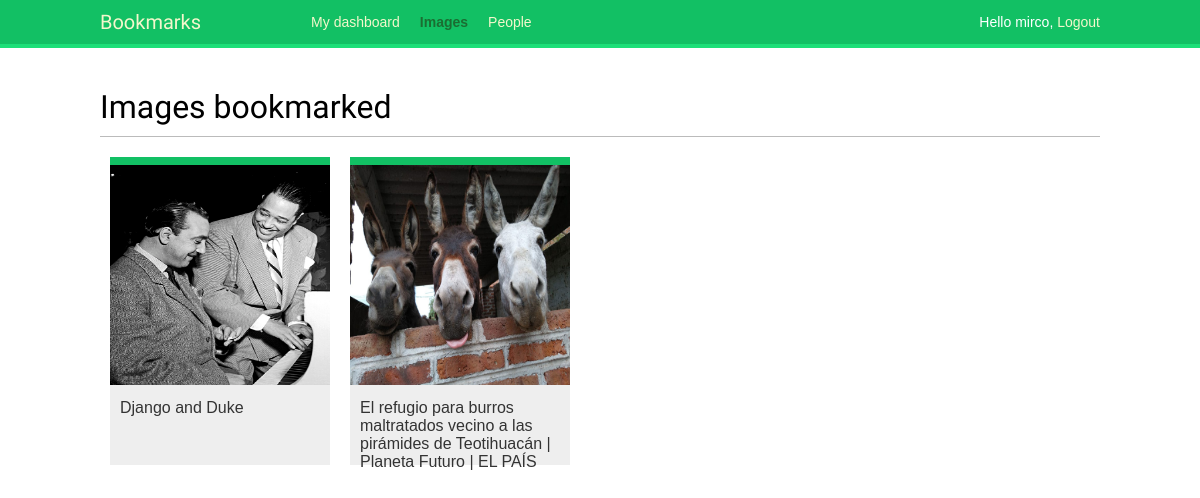
Page /images/ (signed in) on the earlier database version.
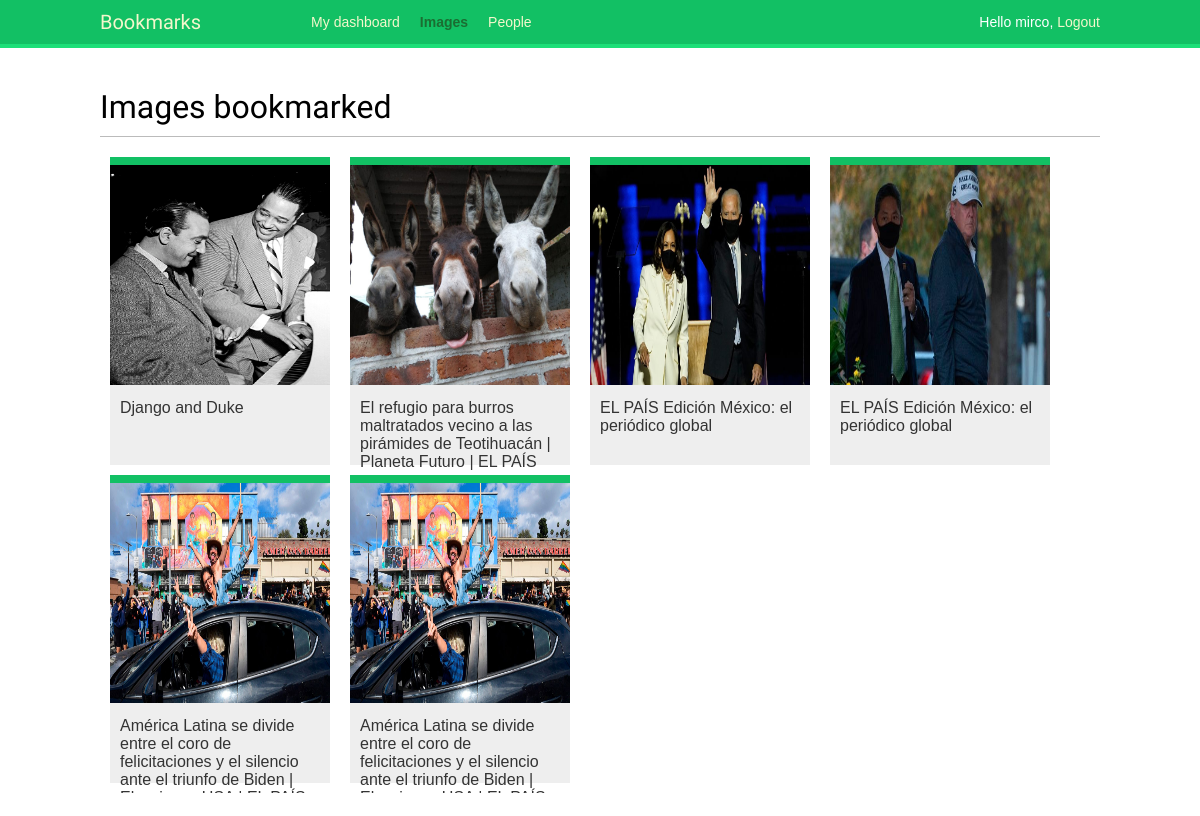
Same page on the later database version.
### images/models.py (models this page shows, shortened)
class Image(models.Model):
    user = models.ForeignKey(settings.AUTH_USER_MODEL,
                             related_name='images_created',
                             on_delete=models.CASCADE)
    title = models.CharField(max_length=200)
    slug = models.SlugField(max_length=200,
                            blank=True)
    url = models.URLField()
    image = models.ImageField(upload_to='images/%Y/%m/%d/')
    description = models.TextField(blank=True)
    created = models.DateField(auto_now_add=True,
                               db_index=True)
    users_like = models.ManyToManyField(settings.AUTH_USER_MODEL,
                                        related_name='images_liked',
                                        blank=True)
    def get_absolute_url(self):
        return reverse('images:detail', args=[self.id, self.slug])

### images/views.py (the view)
# urls.py: path('', views.image_list, name='list'),
@login_required
def image_list(request):
    images = Image.objects.all()
    paginator = Paginator(images, 8)
    page = request.GET.get('page')
    try:
        images = paginator.page(page)
    except PageNotAnInteger:
        images = paginator.page(1)
    except EmptyPage:
        if request.is_ajax():
            return HttpResponse('')
        images = paginator.page(paginator.num_pages)
    if request.is_ajax():
        return render(request,
                      'images/image/list_ajax.html',
                      {'section': 'images', 'images': images})
    return render(request,
                  'images/image/list.html',
                  {'section': 'images', 'images': images})

### images/templates/images/image/list.html (shortened to what this page needs)
{% extends "base.html" %}
{% block content %}
  <h1>Images bookmarked</h1>
  <div id="image-list">
    {% include "images/image/list_ajax.html" %}
  </div>
{% endblock %}

### account/templates/base.html (shortened to what this page needs)
{%load static%}
<!DOCTYPE html>
<html lang="en">
<head>
  <link href="{% static "css/base.css" %}" rel="stylesheet">
</head>
<body>
  <div id="header">
    <span class="logo">Bookmarks</span>
    {% if request.user.is_authenticated %}
    <ul class="menu">
      <li {% if section == "dashboard" %}class="selected" {% endif %}>
        <a href="{% url "dashboard" %}">My dashboard</a>
      </li>
      <li {% if section == "images" %}class="selected"{% endif %}>
        <a href="{% url "images:list" %}">Images</a>
        </li>
      <li {% if section == "people" %}class="selected" {% endif %}>
        <a href="#">People</a>
      </li>
    </ul>
    {% endif %}
    <span class="user">
      {% if request.user.is_authenticated %}
      Hello {{ request.user.first_name }},
      <a href="{% url "logout" %}">Logout</a>
      {% else %}
      <a href="{% url "login" %}">Log-in</a>
      {% endif %}
    </span>
  </div>
  <div id="content">
    {% block content %} {% endblock %}
  </div>
</body>
</html>

### images/templates/images/image/list_ajax.html
{% load thumbnail %}
{% for image in images %}
  <div class="image">
    <a href="{{ image.get_absolute_url }}">
      {% thumbnail image.image 300x300 crop="smart" as im %}
      <a href="{{ image.get_absolute_url }}">
        <img src="{{ im.url }}">
      </a>
    </a>
    <div class="info">
      <a href="{{ image.get_absolute_url }}" class="title">
        {{ image.title }}
      </a>
    </div>
  </div>
{% endfor %}

### account/static/css/base.css (style rules this page uses)
body { margin: 0; padding: 0; font-family: helvetica, sans-serif; }
a { color: #12c064; text-decoration: none; }
h1, h2, h3, h4, h5, h6 { font-family: "Muli", sans-serif; font-weight: normal; }
h1 { border-bottom: 1px solid #bbb; padding: 0 0 10px 0; margin: 10px 0 20px 0; }
#header { padding: 10px 100px; font-size: 14px; background: #12c064; color: #fff; border-bottom: 4px solid #1cdf78; overflow: auto; }
#header .logo { font-family: "Muli", sans-serif; float: left; color: #f3f7cc; font-size: 20px; margin-right: 10%; }
#header ul.menu { list-style: none; float: left; margin: 0; padding: 0; }
#header ul.menu li { float: left; padding: 4px 10px; }
#header ul.menu li.selected a, #header ul.menu li.selected a:hover { color: #1b6d32; font-weight: bold; }
#header a { color: #f3f7cc; }
#header .user { float: right; padding-top: 4px; }
#content { padding: 30px 100px; }
#image-list { overflow: auto; }
#image-list .image { float: left; width: 220px; height: 300px; margin: 0 10px 10px 10px; border-top: 8px solid #12c064; background: #eee; }
#image-list img { width: 220px; height: 220px; }
#image-list .info { padding: 10px; }
#image-list .info a { color: #333; }

Differences in the rows shown:
added Image: shows a picture, title "EL PAÍS Edición México: el periódico global"
added Image: shows a picture, title "EL PAÍS Edición México: el periódico global"
added Image: title "América Latina se divide entre el coro de felicitaciones y el silencio ante el triunfo de Biden |…"
added Image: title "América Latina se divide entre el coro de felicitaciones y el silencio ante el triunfo de Biden |…"
